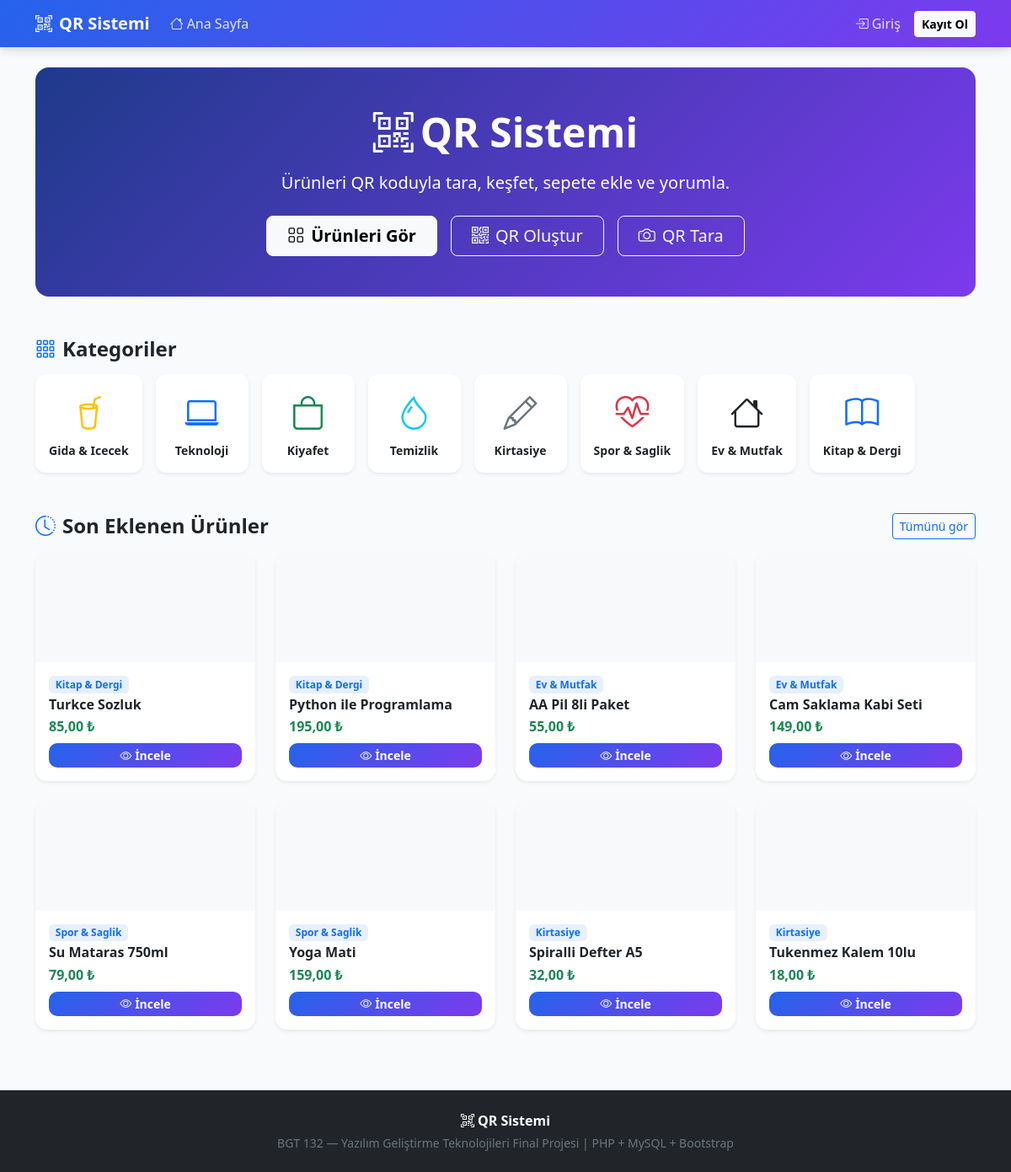
The page /src/pages/index.php on the database its author committed.
### tables this page shows
CREATE TABLE IF NOT EXISTS kategoriler (
    id    INT AUTO_INCREMENT PRIMARY KEY,
    ad    VARCHAR(100) NOT NULL,
    slug  VARCHAR(100) NOT NULL UNIQUE,
    ikon  VARCHAR(50)  DEFAULT 'bi-box',
    renk  VARCHAR(30)  DEFAULT 'primary'
);

CREATE TABLE IF NOT EXISTS urunler (
    id          INT AUTO_INCREMENT PRIMARY KEY,
    ad          VARCHAR(200)  NOT NULL,
    aciklama    TEXT          NULL,
    kategori_id INT           NOT NULL,
    fiyat       DECIMAL(10,2) DEFAULT 0.00,
    stok        INT           DEFAULT 100,
    qr_token    VARCHAR(64)   NOT NULL UNIQUE,
    resim       VARCHAR(500)  NULL,
    olusturma   DATETIME      DEFAULT CURRENT_TIMESTAMP,
    FOREIGN KEY (kategori_id) REFERENCES kategoriler(id)
);

### src/utils/yardimcilar.php (called while the page is built, shortened)
<?php
function temizle(?string $s): string {
    return htmlspecialchars((string)$s, ENT_QUOTES, 'UTF-8');
}
function fiyat(float $f): string {
    return number_format($f, 2, ',', '.') . ' ₺';
}
function url(string $yol = ''): string {
    $base = '';
    return $base . '/' . ltrim($yol, '/');
}

### src/core/Oturum.php (called while the page is built, shortened)
<?php
class Oturum {
    public static function girisYapildiMi(): bool {
        return !empty($_SESSION['kullanici_id']);
    }
}

### src/core/Veritabani.php (called while the page is built, shortened)
<?php
class Veritabani {
    private static ?PDO $baglanti = null;
    private static string $host = 'sql305.infinityfree.com';
    private static string $db   = 'if0_41821231_qrdb';
    private static string $user = 'if0_41821231';
    private static string $pass = 'Ceren9120sdf';
    public static function baglan(): PDO {
        if (self::$baglanti === null) {
            try {
                $dsn = 'mysql:host=' . self::$host
                     . ';dbname=' . self::$db
                     . ';charset=utf8mb4';
                self::$baglanti = new PDO($dsn, self::$user, self::$pass, [
                    PDO::ATTR_ERRMODE            => PDO::ERRMODE_EXCEPTION,
                    PDO::ATTR_DEFAULT_FETCH_MODE => PDO::FETCH_ASSOC,
                    PDO::ATTR_EMULATE_PREPARES   => false,
                    PDO::MYSQL_ATTR_INIT_COMMAND => "SET NAMES utf8mb4",
                ]);
            } catch (PDOException $e) {
                error_log('DB Bağlantı Hatası: ' . $e->getMessage());
                die('<div style="padding:40px;text-align:center;font-family:sans-serif;">
                    <h2>⚠️ Veritabanı Bağlantısı Kurulamadı</h2>
                    <p>XAMPP\'te MySQL servisinin çalıştığından emin olun.</p>
                    <p>Veritabanı adı: <code>qrbarkod_db</code></p>
                </div>');
            }
        }
        return self::$baglanti;
    }
}

### src/core/TemelModel.php (called while the page is built, shortened)
<?php
require_once __DIR__ . '/Veritabani.php';
abstract class TemelModel {
    public function __construct() {
        $this->db = Veritabani::baglan();
    }
}

### src/modules/UrunModel.php (called while the page is built, shortened)
<?php
require_once __DIR__ . '/../core/TemelModel.php';
class UrunModel extends TemelModel {
    public function sonEklenenler(int $n = 8): array {
        $s = $this->db->prepare(
            'SELECT u.*, k.ad AS kategori_adi, k.slug AS kategori_slug, k.ikon AS kategori_ikon
             FROM urunler u JOIN kategoriler k ON u.kategori_id = k.id
             ORDER BY u.id DESC LIMIT ?'
        );
        $s->bindValue(1, $n, PDO::PARAM_INT);
        $s->execute();
        return $s->fetchAll();
    }
}

### src/pages/index.php (the view, shortened to what this page needs)
<?php
require_once __DIR__ . '/src/core/Oturum.php';
require_once __DIR__ . '/src/core/Veritabani.php';
require_once __DIR__ . '/src/modules/UrunModel.php';
require_once __DIR__ . '/src/utils/yardimcilar.php';
$urunM       = new UrunModel();
$sonUrunler  = $urunM->sonEklenenler(8);
$kategoriler = Veritabani::baglan()->query('SELECT * FROM kategoriler ORDER BY id')->fetchAll();
include __DIR__ . '/src/ui/header.php';
?>
<div class="rounded-4 text-white p-5 mb-5 text-center"
     style="background:linear-gradient(135deg,#1e3a8a,#7c3aed);">
    <h1 class="display-5 fw-bold mb-3">
        <i class="bi bi-qr-code-scan me-2"></i>QR Sistemi
    </h1>
    <p class="lead mb-4 opacity-90">Ürünleri QR koduyla tara, keşfet, sepete ekle ve yorumla.</p>
    <div class="d-flex gap-3 justify-content-center flex-wrap">
        <a href="<?= url('urunler.php') ?>" class="btn btn-light btn-lg fw-semibold px-4">
            <i class="bi bi-grid me-2"></i>Ürünleri Gör
        </a>
        <a href="<?= url('qr_olustur.php') ?>" class="btn btn-outline-light btn-lg px-4">
            <i class="bi bi-qr-code me-2"></i>QR Oluştur
        </a>
        <a href="<?= url('qr_oku.php') ?>" class="btn btn-outline-light btn-lg px-4">
            <i class="bi bi-camera me-2"></i>QR Tara
        </a>
    </div>
</div>
<h4 class="fw-bold mb-3"><i class="bi bi-grid-3x3-gap me-2 text-primary"></i>Kategoriler</h4>
<div class="row g-3 mb-5">
<?php foreach ($kategoriler as $kat): ?>
    <div class="col-6 col-sm-4 col-md-3 col-lg-auto">
        <a href="<?= url('urunler.php?kategori=' . urlencode($kat['slug'])) ?>" class="text-decoration-none">
            <div class="card border-0 shadow-sm text-center p-3" style="border-radius:12px;min-width:110px;cursor:pointer;">
                <i class="bi <?= temizle($kat['ikon']) ?> fs-1 text-<?= temizle($kat['renk']) ?> mb-1"></i>
                <p class="mb-0 small fw-semibold"><?= temizle($kat['ad']) ?></p>
            </div>
        </a>
    </div>
<?php endforeach; ?>
</div>
<div class="d-flex justify-content-between align-items-center mb-3">
    <h4 class="fw-bold mb-0"><i class="bi bi-clock-history me-2 text-primary"></i>Son Eklenen Ürünler</h4>
    <a href="<?= url('urunler.php') ?>" class="btn btn-sm btn-outline-primary">Tümünü gör</a>
</div>
<div class="row g-4">
<?php foreach ($sonUrunler as $u):
?>
    <div class="col-sm-6 col-md-4 col-lg-3">
        <div class="card kart shadow-sm h-100">
            <div class="text-center bg-light" style="height:130px;display:flex;align-items:center;justify-content:center;border-radius:14px 14px 0 0;overflow:hidden;">
            </div>
            <div class="card-body d-flex flex-column p-3">
                <span class="badge bg-primary bg-opacity-10 text-primary small mb-1 align-self-start">
                    <?= temizle($u['kategori_adi']) ?>
                </span>
                <h6 class="fw-bold mb-1"><?= temizle($u['ad']) ?></h6>
                <p class="text-success fw-bold mt-auto mb-2 fs-6"><?= fiyat($u['fiyat']) ?></p>
                <a href="<?= url('urun.php?id=' . $u['id']) ?>" class="btn btn-ana btn-sm w-100">
                    <i class="bi bi-eye me-1"></i>İncele
                </a>
            </div>
        </div>
    </div>
<?php endforeach; ?>
</div>
<?php include __DIR__ . '/src/ui/footer.php'; ?>

### src/ui/header.php (shortened to what this page needs)
<?php
require_once __DIR__ . '/../core/Oturum.php';
require_once __DIR__ . '/../utils/yardimcilar.php';
$sepetimdekiler = 0;
?>
<!DOCTYPE html>
<html lang="tr">
<head>
    <link href="https://cdn.jsdelivr.net/npm/bootstrap@5.3.3/dist/css/bootstrap.min.css" rel="stylesheet">
    <link href="https://cdn.jsdelivr.net/npm/bootstrap-icons@1.11.3/font/bootstrap-icons.css" rel="stylesheet">
</head>
<body>
<nav class="navbar navbar-expand-lg navbar-custom sticky-top">
    <div class="container">
        <a class="navbar-brand fw-bold text-white fs-5" href="<?= url() ?>">
            <i class="bi bi-qr-code-scan me-2"></i>QR Sistemi
        </a>
        <div class="collapse navbar-collapse" id="nav">
            <ul class="navbar-nav me-auto gap-1">
                <li class="nav-item">
                    <a class="nav-link" href="<?= url() ?>"><i class="bi bi-house me-1"></i>Ana Sayfa</a>
                </li>
            </ul>
            <ul class="navbar-nav ms-auto gap-1 align-items-center">
                <?php if (Oturum::girisYapildiMi()): ?>
                    <li class="nav-item">
                        <a class="nav-link position-relative" href="<?= url('sepet.php') ?>">
                            <i class="bi bi-cart3 fs-5"></i>
                            <?php if ($sepetimdekiler > 0): ?>
                                <span class="badge bg-danger rounded-pill sepet-badge"><?= $sepetimdekiler ?></span>
                            <?php endif; ?>
                        </a>
                    </li>
                    <li class="nav-item dropdown">
                        <a class="nav-link dropdown-toggle" href="#" data-bs-toggle="dropdown">
                            <i class="bi bi-person-circle me-1"></i><?= temizle(Oturum::getAd()) ?>
                        </a>
                        <ul class="dropdown-menu dropdown-menu-end shadow">
                            <li><a class="dropdown-item" href="<?= url('profil.php') ?>"><i class="bi bi-person me-2"></i>Profilim</a></li>
                            <li><a class="dropdown-item" href="<?= url('siparisler.php') ?>"><i class="bi bi-bag-check me-2"></i>Siparişlerim</a></li>
                            <?php if (Oturum::adminMi()): ?>
                                <li><hr class="dropdown-divider"></li>
                                <li><a class="dropdown-item text-warning" href="<?= url('admin/panel.php') ?>"><i class="bi bi-shield me-2"></i>Admin</a></li>
                            <?php endif; ?>
                            <li><hr class="dropdown-divider"></li>
                            <li><a class="dropdown-item text-danger" href="<?= url('cikis.php') ?>"><i class="bi bi-box-arrow-right me-2"></i>Çıkış</a></li>
                        </ul>
                    </li>
                <?php else: ?>
                    <li class="nav-item">
                        <a class="nav-link" href="<?= url('giris.php') ?>"><i class="bi bi-box-arrow-in-right me-1"></i>Giriş</a>
                    </li>
                    <li class="nav-item">
                        <a class="btn btn-light btn-sm ms-1 fw-semibold" href="<?= url('kayit.php') ?>">Kayıt Ol</a>
                    </li>
                <?php endif; ?>
            </ul>
        </div>
    </div>
</nav>
<main class="container py-4">

### src/ui/footer.php (shortened to what this page needs)
</main>
<footer class="bg-dark text-secondary mt-5 py-4">
    <div class="container text-center">
        <p class="mb-1 text-white fw-semibold"><i class="bi bi-qr-code-scan me-1"></i>QR Sistemi</p>
        <p class="small mb-0">BGT 132 — Yazılım Geliştirme Teknolojileri Final Projesi | PHP + MySQL + Bootstrap</p>
    </div>
</footer>
</body>
</html>

### src/ui/header.php (style rules this page uses)
:root { --mavi:#2563eb; --mor:#7c3aed; }
body { background:#f8fafc; font-family:'Segoe UI',sans-serif; }
.navbar-custom { background:linear-gradient(135deg,var(--mavi),var(--mor)); box-shadow:0 2px 12px rgba(0,0,0,.18); }
.navbar-custom .nav-link { color:rgba(255,255,255,.85) !important; }
.kart { border:none; border-radius:14px; transition:transform .2s,box-shadow .2s; overflow:hidden; }
.btn-ana { background:linear-gradient(135deg,var(--mavi),var(--mor)); border:none; color:#fff; font-weight:600; border-radius:10px; }

### rows shown on the page
kategoriler: ad "Gida & Icecek"
kategoriler: ad "Teknoloji"
kategoriler: ad "Kiyafet"
kategoriler: ad "Temizlik"
kategoriler: ad "Kirtasiye"
kategoriler: ad "Spor & Saglik"
kategoriler: ad "Ev & Mutfak"
kategoriler: ad "Kitap & Dergi"
urunler: kategori.ad "Kitap & Dergi", ad "Turkce Sozluk", fiyat "85,00 ₺"
urunler: kategori.ad "Kitap & Dergi", ad "Python ile Programlama", fiyat "195,00 ₺"
urunler: kategori.ad "Ev & Mutfak", ad "AA Pil 8li Paket", fiyat "55,00 ₺"
urunler: kategori.ad "Ev & Mutfak", ad "Cam Saklama Kabi Seti", fiyat "149,00 ₺"
urunler: kategori.ad "Spor & Saglik", ad "Su Mataras 750ml", fiyat "79,00 ₺"
urunler: kategori.ad "Spor & Saglik", ad "Yoga Mati", fiyat "159,00 ₺"
urunler: kategori.ad "Kirtasiye", ad "Spiralli Defter A5", fiyat "32,00 ₺"
urunler: kategori.ad "Kirtasiye", ad "Tukenmez Kalem 10lu", fiyat "18,00 ₺"
